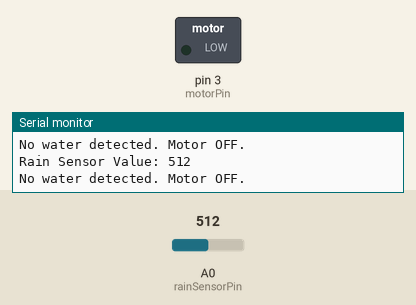
The sketch below on a simulated Arduino Uno, built with avr-gcc and run on an emulated ATmega328P. On the bench: switched loads named in the sketch (green lamp = pin HIGH), the last lines printed to the serial monitor. The test bench sets the inputs (shaded band); at power-on: A0 (rainSensorPin) = 512.

Above: at 1.2 s.
1.3 s: A0 (rainSensorPin) set to 483
At 2.5 s:
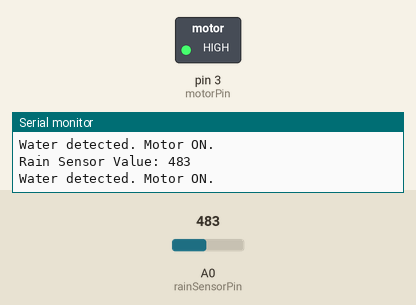
2.8 s: A0 (rainSensorPin) set to 510
At 4.0 s:
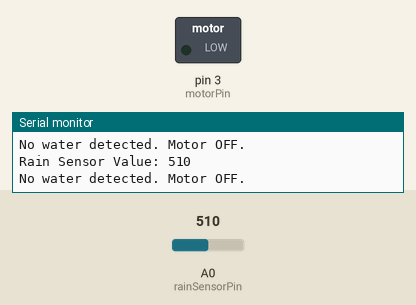
4.3 s: A0 (rainSensorPin) set to 490
At 5.6 s:
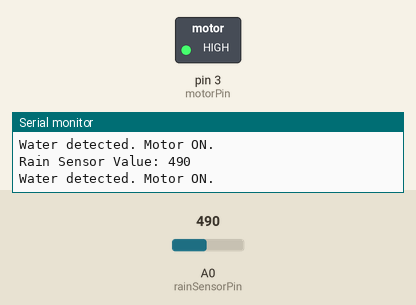
Timing chart, 0 to 7.3 s (numbered marks = the images above; inputs shaded):
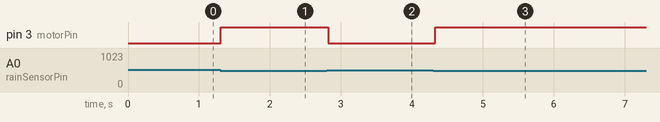

Measured:
- the behaviour switches between 500 and 499 on A0 (rainSensorPin) (found by bisection; images 0 and 1)
- after the input at 1.3 s, pin 3 (motorPin): LOW → HIGH at once
- after the input at 2.8 s, pin 3 (motorPin): HIGH → LOW at once
- after the input at 4.3 s, pin 3 (motorPin): LOW → HIGH at once

The sketch:

flood-gate.ino
```cpp
// Pin assignments
const int rainSensorPin = A0; // Raindrop sensor connected to analog pin A0
const int motorPin = 3;      // Air motor connected to digital pin 3

// Threshold value
const int rainThreshold = 500; // Adjust based on the sensor value for detecting water

void setup() {
  pinMode(rainSensorPin, INPUT);
  pinMode(motorPin, OUTPUT);

  digitalWrite(motorPin, LOW); // Ensure the motor is off initially

  Serial.begin(9600); // For debugging
}

void loop() {
  // Read the raindrop sensor value
  int rainValue = analogRead(rainSensorPin);
  Serial.print("Rain Sensor Value: ");
  Serial.println(rainValue);

  // Control the motor based on the sensor reading
  if (rainValue < rainThreshold) {
    digitalWrite(motorPin, HIGH); // Turn on the motor if water is detected
    Serial.println("Water detected. Motor ON.");
  } else {
    digitalWrite(motorPin, LOW); // Turn off the motor if no water is detected
    Serial.println("No water detected. Motor OFF.");
  }

  delay(100); // Small delay to stabilize readings
}
```
